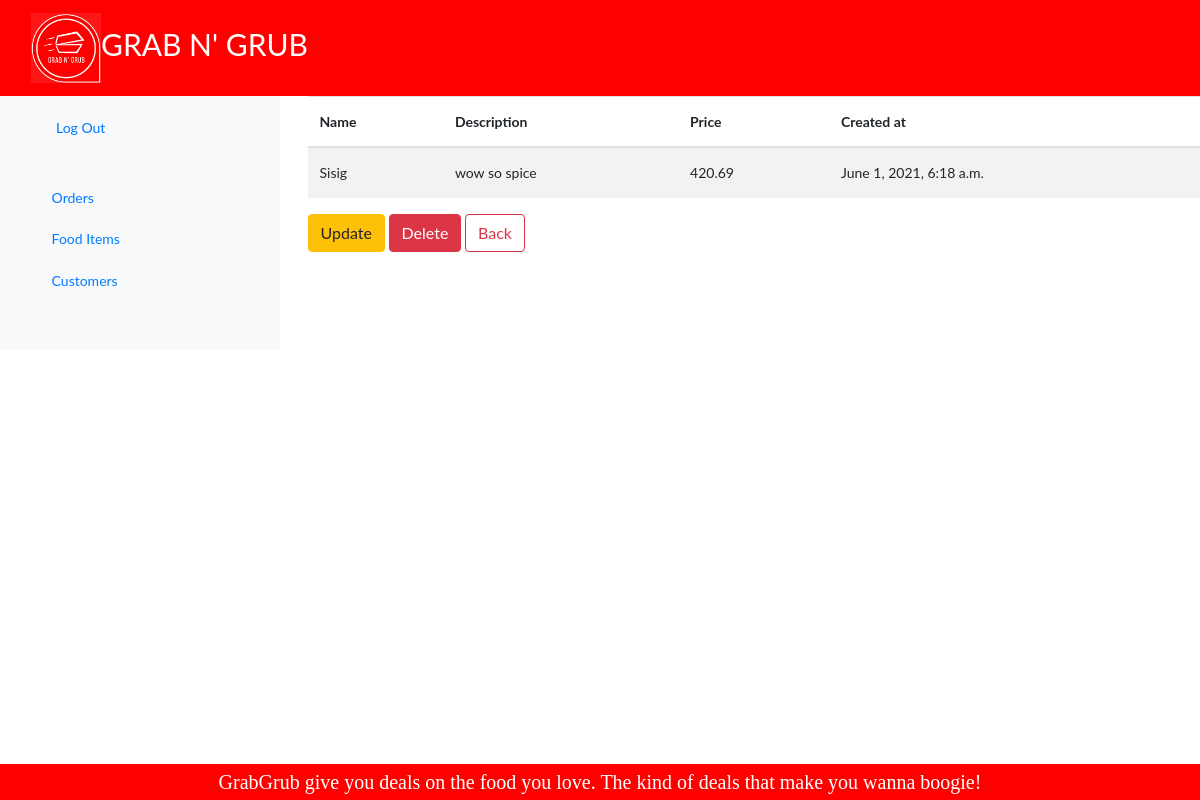
/food_detail/1/, run on the app's committed database.
### Kiosk/models.py (models this page shows, shortened)
class Food(models.Model):
    name = models.CharField(max_length=300)
    description = models.CharField(max_length=2000)
    price = models.FloatField()
    created_at = models.DateTimeField(auto_now=True)
    objects = models.Manager()

### Kiosk/views.py (the view)
# urls.py: path('food_detail/<int:pk>/', views.food_detail, name='food_detail'),
def food_detail(request, pk):
    d = get_object_or_404(Food, pk=pk)
    return render(request, 'Kiosk/food_detail.html', {'d':d})

### Kiosk/templates/Kiosk/food_detail.html
{% extends 'Kiosk/base.html' %}
{% load static %}
{% block content %}
<table class="table table-striped">
    <thead>
        <th scope="col"> Name </th>
        <th scope="col"> Description </th>
        <th scope="col"> Price </th>
        <th scope="col"> Created at </th>
    </thead>
    <tbody>
        <tr>
            <td> {{ d.name }} </td>
            <td> {{ d.description }} </td>
            <td> {{ d.price }} </td>
            <td> {{ d.created_at}} </td>
        </tr>
    </tbody>
  </table>
  <a href="{% url 'food_update' pk=d.pk %}"><button type="button" class="btn btn-warning">Update</button>
    <a href="{% url 'food_delete' pk=d.pk %}" onclick="yeetdelete()" class="btn btn-danger">Delete</a>
    <a href="{% url 'food' %}"><dutton type="button" class="btn btn-outline-danger">Back</button></a>
{% endblock %}

### Kiosk/templates/Kiosk/base.html (style rules this page uses)
body { margin: 0; font-family: "Lato", sans-serif; }

### data on the page
Food: name "Sisig", description "wow so spice", price "420.69", created_at "June 1, 2021, 6:18 a.m."
